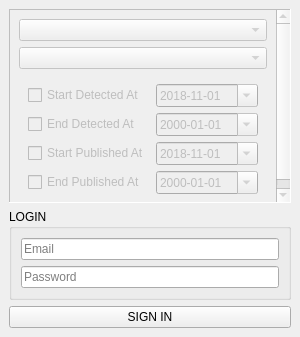
<?xml version="1.0" encoding="UTF-8"?>
<ui version="4.0">
 <class>DockMapBiomasApi</class>
 <widget class="QDockWidget" name="DockMapBiomasApi">
  <property name="enabled">
   <bool>true</bool>
  </property>
  <property name="geometry">
   <rect>
    <x>0</x>
    <y>0</y>
    <width>300</width>
    <height>337</height>
   </rect>
  </property>
  <property name="sizePolicy">
   <sizepolicy hsizetype="Preferred" vsizetype="Preferred">
    <horstretch>0</horstretch>
    <verstretch>0</verstretch>
   </sizepolicy>
  </property>
  <property name="minimumSize">
   <size>
    <width>200</width>
    <height>292</height>
   </size>
  </property>
  <property name="maximumSize">
   <size>
    <width>350</width>
    <height>524287</height>
   </size>
  </property>
  <property name="floating">
   <bool>true</bool>
  </property>
  <property name="features">
   <set>QDockWidget::AllDockWidgetFeatures</set>
  </property>
  <property name="windowTitle">
   <string>MapBiomas API</string>
  </property>
  <widget class="QWidget" name="dockWidgetContents">
   <property name="sizePolicy">
    <sizepolicy hsizetype="Preferred" vsizetype="Preferred">
     <horstretch>0</horstretch>
     <verstretch>0</verstretch>
    </sizepolicy>
   </property>
   <layout class="QVBoxLayout" name="verticalLayout_2">
    <item>
     <widget class="QScrollArea" name="options">
      <property name="enabled">
       <bool>false</bool>
      </property>
      <property name="sizePolicy">
       <sizepolicy hsizetype="Preferred" vsizetype="Preferred">
        <horstretch>0</horstretch>
        <verstretch>0</verstretch>
       </sizepolicy>
      </property>
      <property name="frameShape">
       <enum>QFrame::Panel</enum>
      </property>
      <property name="widgetResizable">
       <bool>true</bool>
      </property>
      <widget class="QWidget" name="scrollAreaWidgetContents">
       <property name="geometry">
        <rect>
         <x>0</x>
         <y>0</y>
         <width>280</width>
         <height>221</height>
        </rect>
       </property>
       <property name="sizePolicy">
        <sizepolicy hsizetype="Preferred" vsizetype="Preferred">
         <horstretch>0</horstretch>
         <verstretch>0</verstretch>
        </sizepolicy>
       </property>
       <layout class="QVBoxLayout" name="verticalLayout">
        <item>
         <widget class="QgsCheckableComboBox" name="BIOME">
          <property name="defaultText">
           <string>BIOME</string>
          </property>
         </widget>
        </item>
        <item>
         <widget class="QgsCheckableComboBox" name="STATE">
          <property name="defaultText">
           <string>STATE</string>
          </property>
         </widget>
        </item>
        <item>
         <widget class="QFrame" name="frame">
          <property name="sizePolicy">
           <sizepolicy hsizetype="Preferred" vsizetype="Preferred">
            <horstretch>0</horstretch>
            <verstretch>0</verstretch>
           </sizepolicy>
          </property>
          <property name="frameShape">
           <enum>QFrame::NoFrame</enum>
          </property>
          <property name="frameShadow">
           <enum>QFrame::Raised</enum>
          </property>
          <layout class="QGridLayout" name="gridLayout">
           <item row="0" column="1">
            <widget class="QDateEdit" name="startDetectedAt">
             <property name="enabled">
              <bool>false</bool>
             </property>
             <property name="sizePolicy">
              <sizepolicy hsizetype="Preferred" vsizetype="Fixed">
               <horstretch>0</horstretch>
               <verstretch>0</verstretch>
              </sizepolicy>
             </property>
             <property name="dateTime">
              <datetime>
               <hour>0</hour>
               <minute>0</minute>
               <second>0</second>
               <year>2018</year>
               <month>11</month>
               <day>1</day>
              </datetime>
             </property>
             <property name="displayFormat">
              <string>yyyy-MM-dd</string>
             </property>
             <property name="calendarPopup">
              <bool>true</bool>
             </property>
            </widget>
           </item>
           <item row="1" column="1">
            <widget class="QDateEdit" name="endDetectedAt">
             <property name="enabled">
              <bool>false</bool>
             </property>
             <property name="sizePolicy">
              <sizepolicy hsizetype="Preferred" vsizetype="Fixed">
               <horstretch>0</horstretch>
               <verstretch>0</verstretch>
              </sizepolicy>
             </property>
             <property name="displayFormat">
              <string>yyyy-MM-dd</string>
             </property>
             <property name="calendarPopup">
              <bool>true</bool>
             </property>
            </widget>
           </item>
           <item row="1" column="0">
            <widget class="QCheckBox" name="checkBoxEndDetected">
             <property name="sizePolicy">
              <sizepolicy hsizetype="Preferred" vsizetype="Fixed">
               <horstretch>0</horstretch>
               <verstretch>0</verstretch>
              </sizepolicy>
             </property>
             <property name="text">
              <string>End Detected At</string>
             </property>
            </widget>
           </item>
           <item row="3" column="0">
            <widget class="QCheckBox" name="checkBoxEndPublished">
             <property name="sizePolicy">
              <sizepolicy hsizetype="Preferred" vsizetype="Fixed">
               <horstretch>0</horstretch>
               <verstretch>0</verstretch>
              </sizepolicy>
             </property>
             <property name="text">
              <string>End Published At</string>
             </property>
            </widget>
           </item>
           <item row="0" column="0">
            <widget class="QCheckBox" name="checkBoxStartDetected">
             <property name="sizePolicy">
              <sizepolicy hsizetype="Preferred" vsizetype="Fixed">
               <horstretch>0</horstretch>
               <verstretch>0</verstretch>
              </sizepolicy>
             </property>
             <property name="text">
              <string>Start Detected At</string>
             </property>
            </widget>
           </item>
           <item row="2" column="0">
            <widget class="QCheckBox" name="checkBoxStartPublished">
             <property name="sizePolicy">
              <sizepolicy hsizetype="Preferred" vsizetype="Fixed">
               <horstretch>0</horstretch>
               <verstretch>0</verstretch>
              </sizepolicy>
             </property>
             <property name="text">
              <string>Start Published At</string>
             </property>
            </widget>
           </item>
           <item row="2" column="1">
            <widget class="QDateEdit" name="startPublishedAt">
             <property name="enabled">
              <bool>false</bool>
             </property>
             <property name="sizePolicy">
              <sizepolicy hsizetype="Preferred" vsizetype="Fixed">
               <horstretch>0</horstretch>
               <verstretch>0</verstretch>
              </sizepolicy>
             </property>
             <property name="dateTime">
              <datetime>
               <hour>0</hour>
               <minute>0</minute>
               <second>0</second>
               <year>2018</year>
               <month>11</month>
               <day>1</day>
              </datetime>
             </property>
             <property name="displayFormat">
              <string>yyyy-MM-dd</string>
             </property>
             <property name="calendarPopup">
              <bool>true</bool>
             </property>
            </widget>
           </item>
           <item row="3" column="1">
            <widget class="QDateEdit" name="endPublishedAt">
             <property name="enabled">
              <bool>false</bool>
             </property>
             <property name="sizePolicy">
              <sizepolicy hsizetype="Preferred" vsizetype="Fixed">
               <horstretch>0</horstretch>
               <verstretch>0</verstretch>
              </sizepolicy>
             </property>
             <property name="displayFormat">
              <string>yyyy-MM-dd</string>
             </property>
             <property name="calendarPopup">
              <bool>true</bool>
             </property>
            </widget>
           </item>
          </layout>
         </widget>
        </item>
       </layout>
      </widget>
     </widget>
    </item>
    <item>
     <widget class="QgsCollapsibleGroupBox" name="mGroupBox">
      <property name="title">
       <string>LOGIN</string>
      </property>
      <property name="collapsed">
       <bool>true</bool>
      </property>
      <layout class="QVBoxLayout" name="verticalLayout_3">
       <item>
        <widget class="QLineEdit" name="email">
         <property name="inputMask">
          <string/>
         </property>
         <property name="text">
          <string/>
         </property>
         <property name="placeholderText">
          <string>Email</string>
         </property>
         <property name="clearButtonEnabled">
          <bool>true</bool>
         </property>
        </widget>
       </item>
       <item>
        <widget class="QgsPasswordLineEdit" name="password">
         <property name="placeholderText">
          <string>Password</string>
         </property>
         <property name="clearButtonEnabled">
          <bool>true</bool>
         </property>
         <property name="showLockIcon">
          <bool>false</bool>
         </property>
        </widget>
       </item>
      </layout>
     </widget>
    </item>
    <item>
     <widget class="QPushButton" name="pushButton">
      <property name="sizePolicy">
       <sizepolicy hsizetype="Expanding" vsizetype="Fixed">
        <horstretch>0</horstretch>
        <verstretch>0</verstretch>
       </sizepolicy>
      </property>
      <property name="text">
       <string>SIGN IN</string>
      </property>
     </widget>
    </item>
   </layout>
  </widget>
 </widget>
 <customwidgets>
  <customwidget>
   <class>QgsCheckableComboBox</class>
   <extends>QComboBox</extends>
   <header>qgscheckablecombobox.h</header>
  </customwidget>
  <customwidget>
   <class>QgsCollapsibleGroupBox</class>
   <extends>QGroupBox</extends>
   <header>qgscollapsiblegroupbox.h</header>
   <container>1</container>
  </customwidget>
  <customwidget>
   <class>QgsPasswordLineEdit</class>
   <extends>QLineEdit</extends>
   <header>qgspasswordlineedit.h</header>
  </customwidget>
 </customwidgets>
 <tabstops>
  <tabstop>pushButton</tabstop>
  <tabstop>checkBoxStartDetected</tabstop>
  <tabstop>startDetectedAt</tabstop>
  <tabstop>checkBoxEndDetected</tabstop>
  <tabstop>endDetectedAt</tabstop>
  <tabstop>checkBoxStartPublished</tabstop>
  <tabstop>startPublishedAt</tabstop>
  <tabstop>checkBoxEndPublished</tabstop>
  <tabstop>endPublishedAt</tabstop>
  <tabstop>options</tabstop>
 </tabstops>
 <resources/>
 <connections/>
</ui>
